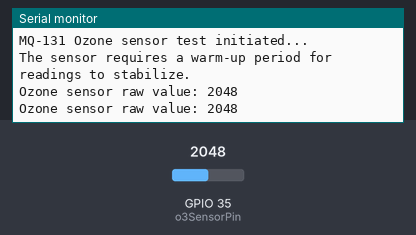
A sketch run on a simulated ESP32. Shown: the last lines printed to the serial monitor. The inputs (shaded band) are chosen by the test bench; at power-on: GPIO 35 (o3SensorPin) = 2048.

Above: at 2.8 s.
2.9 s: GPIO 35 (o3SensorPin) set to 2866
At 4.9 s:
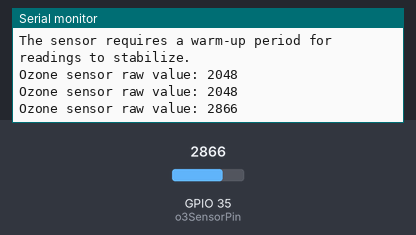
5.6 s: GPIO 35 (o3SensorPin) set to 3603
At 6.5 s:
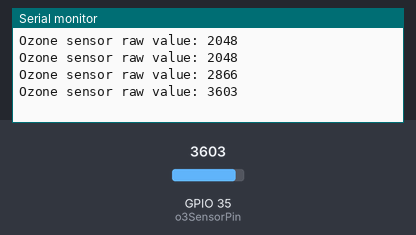
Timing chart, 0 to 8.6 s (numbered marks = the images above; inputs shaded):
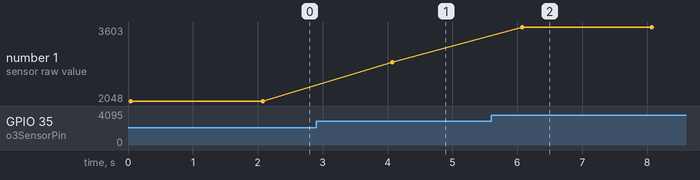

The sketch:

CalibradorMQ-131.ino
```cpp
// =================================================================//
//  SENSOR TEST: MQ-131 - Ozone (Raw Analog Reading)
// =================================================================//

// I'm defining the analog input pin I've connected the sensor's AOUT to.
// GPIO35 is a good choice as it's a reliable, input-only analog pin.
const int o3SensorPin = 35;

void setup() {
  // I start serial communication to see the output.
  Serial.begin(9600);
  Serial.println("MQ-131 Ozone sensor test initiated...");
  Serial.println("The sensor requires a warm-up period for readings to stabilize.");
}

void loop() {
  // In the loop, I'm reading the raw analog value from the pin.
  // The ESP32's ADC has a 12-bit resolution, so the value will be between 0 and 4095.
  int o3Value = analogRead(o3SensorPin);

  // I print the raw value. A higher value typically indicates lower ozone concentration for MQ sensors.
  Serial.print("Ozone sensor raw value: ");
  Serial.println(o3Value);

  // I'll pause for 2 seconds before the next reading.
  delay(2000);
}
```

Measured:
- after the input at 2.9 s, the serial monitor: prints a new line after 1.2 s (image 1)
- after the input at 5.6 s, the serial monitor: prints a new line after 0.47 s (image 2)
- plotted number 1: 2048 → 2866 after the input at 2.9 s, 2866 → 3603 after the input at 5.6 s
